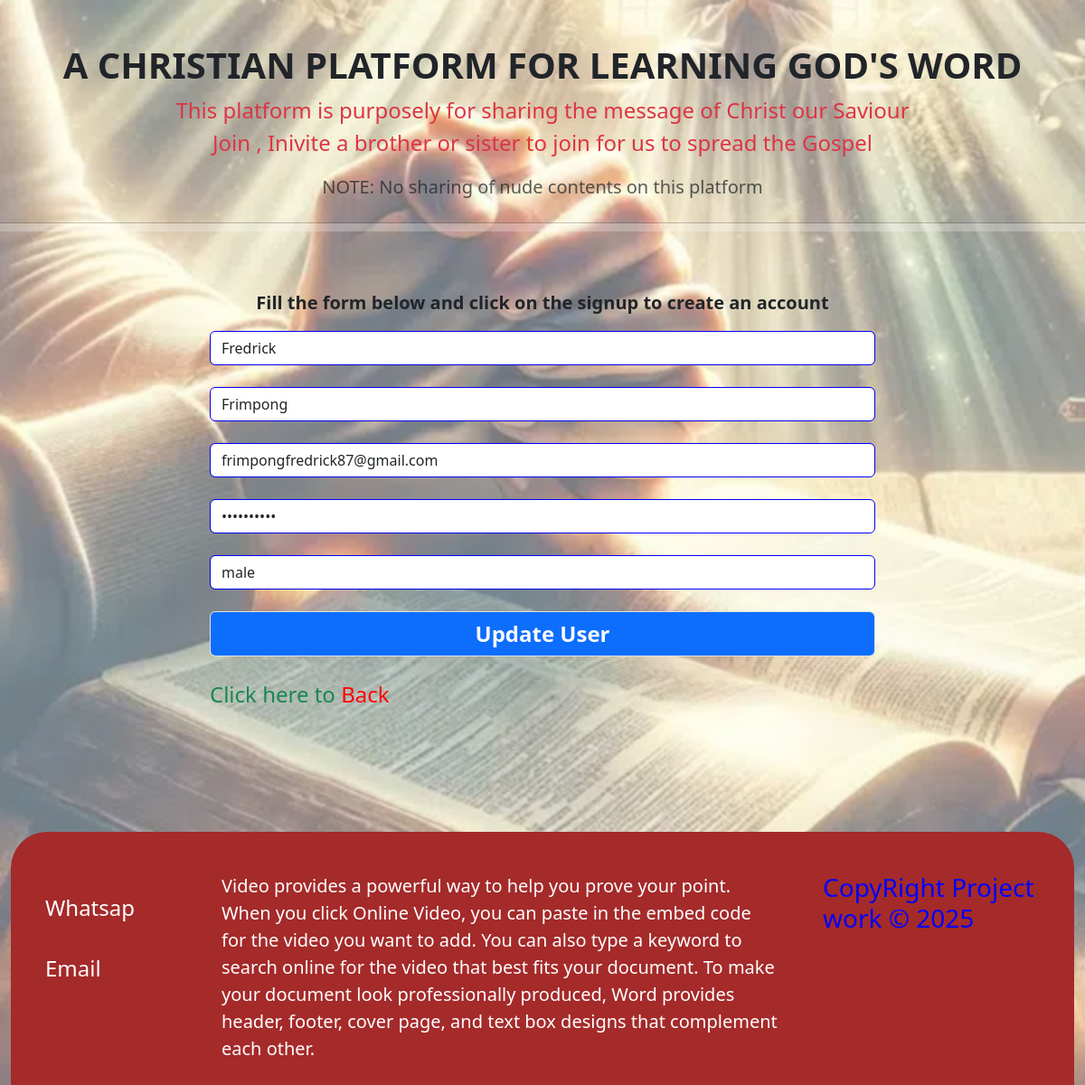
The app's page /admin/super_update_users.php?update_id=1 with its own data.
### tables this page shows
CREATE TABLE `blog_users` (
  `user_id` int(11) NOT NULL,
  `fname` varchar(100) NOT NULL,
  `lname` varchar(100) NOT NULL,
  `email` varchar(100) NOT NULL,
  `password` varchar(255) NOT NULL,
  `user_name` varchar(255) NOT NULL,
  `gender` varchar(20) NOT NULL,
  `role` varchar(100) NOT NULL,
  `date` datetime NOT NULL,
  `status` varchar(100) NOT NULL
);

### admin/super_update_users.php (the view, shortened to what this page needs)
<?php
include"..\includes/connection.php";
$id = $_GET['update_id'];
$sql = "SELECT * FROM `blog_users` WHERE user_id = $id ";
$query = mysqli_query($conn,$sql);
$row = mysqli_fetch_assoc($query);
?>
<!DOCTYPE html>
<html lang="en">
<head>
     <link href="https://cdn.jsdelivr.net/npm/bootstrap@5.0.2/dist/css/bootstrap.min.css" rel="stylesheet" >
     <link rel="stylesheet" href="//maxcdn.bootstrapcdn.com/font-awesome/4.3.0/css/font-awesome.min.css">
    <link rel="stylesheet" href="https://cdnjs.cloudflare.com/ajax/libs/font-awesome/6.1.1/css/all.min.css" />
    <link rel="stylesheet" href="assets/css/bootstrap.min.css">
     <link rel="stylesheet" href="..\signup.css">
</head>
<body>
        <div class="container">
            <div class="row">
                <div class="col my-5 text-center text-light">
                <h1 class="fw-bold text-dark">A CHRISTIAN PLATFORM FOR LEARNING GOD'S WORD</h1>
                <P class="text-danger fs-4">This platform is purposely for sharing the message of Christ our Saviour </br>Join , Inivite a brother or sister to join for us to spread the Gospel </P>
                <p class="text-muted text-primary fs-5 ">NOTE: No sharing of nude contents on this platform</p>
                </div>
            </div>
        </div><hr style=" background:white; height:10px; margin-top:-40px">
        <div class="container-fluid" >
            <div class="row">
                <div class="col-12">
                        <p class="text-center  fw-bold fs-5 mt-5">Fill the form below and click on the signup to create an account</p>
                    </div>
                </div>
                <div class="container " >
                    <div class="row ">
                        <div class="col-2"></div>
                        <div class="col-8">
                            <form action="" method="post" autocomplete="off" enctype="multipart/form-data">
                                <div class="form-group">
                                    <input type="text" class="form-control" name="first_name" placeholder="Enter First Name" style="border-color: blue;" value="<?php echo $row['fname']?>" required>
                                </div>
                                <div class="form-group"><br>
                                    <input type="text" class="form-control" name="second_name" placeholder="Enter Last Name" style="border-color: blue;" value="<?php echo $row['lname']?>" required>
                                </div><br>
                               <div class="form-group">
                               <input type="email" class="form-control" placeholder="Enter Email" name="email" style="border-color: blue;" value="<?php echo $row['email']?>" required>
                               </div><br>
                                <div class="form-group">
                                    <input type="password" class="form-control" name="password" placeholder="Enter Password" style="border-color: blue;" value="<?php echo $row['password']?>" required>
                                </div><br>
                                <div class="form-group">
                                 <select name="gender"  class="form-control" style="border-color: blue;"  required>
                                    <option value=""><?php echo $row['gender']?></option>
                                 </select>
                                </div><br>
                                <button class="form-control bg-primary text-light fs-4 fw-bold" name="update" >Update User</button><br>
                                <p class="fs-4 text-success">Click here to <span><a href="confirm_users.php" style="text-decoration:none;color:red">Back</a></span></p>
                            </form>
                    </div>
                    <div class="col-2"></div>
                </div>
        </div><br><br>
        <?php
      include"..\includes/footer.php";
      ?>
</body>
</html>

### signup.css (style rules this page uses)
* { margin: 0; padding: 0; }
body { background-image: url(images/6.jpg); background-size: cover; background-repeat: no-repeat; background-attachment: fixed; background-position: center; }

### includes/footer.php (style rules this page uses)
* { margin: 0; padding: 0; box-sizing: border-box; }

### records on screen
blog_users: first_name "Fredrick", second_name "Frimpong", email "frimpongfredrick87@gmail.com", gender "male"
